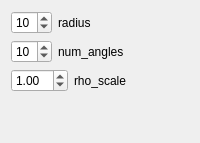
            <widget class="QWidget" name="tab_7">
             <attribute name="title">
              <string>LogPolarImagesOptions</string>
             </attribute>
             <layout class="QVBoxLayout" name="verticalLayout_19">
              <item>
               <layout class="QHBoxLayout" name="horizontalLayout_52">
                <item>
                 <widget class="QSpinBox" name="radiusLogPolarImagesOptions">
                  <property name="value">
                   <number>10</number>
                  </property>
                 </widget>
                </item>
                <item>
                 <widget class="QLabel" name="label_52">
                  <property name="text">
                   <string>radius</string>
                  </property>
                 </widget>
                </item>
                <item>
                 <spacer name="horizontalSpacer_52">
                  <property name="orientation">
                   <enum>Qt::Horizontal</enum>
                  </property>
                  <property name="sizeHint" stdset="0">
                   <size>
                    <width>40</width>
                    <height>20</height>
                   </size>
                  </property>
                 </spacer>
                </item>
               </layout>
              </item>
              <item>
               <layout class="QHBoxLayout" name="horizontalLayout_53">
                <item>
                 <widget class="QSpinBox" name="num_angles">
                  <property name="value">
                   <number>10</number>
                  </property>
                 </widget>
                </item>
                <item>
                 <widget class="QLabel" name="label_53">
                  <property name="text">
                   <string>num_angles</string>
                  </property>
                 </widget>
                </item>
                <item>
                 <spacer name="horizontalSpacer_53">
                  <property name="orientation">
                   <enum>Qt::Horizontal</enum>
                  </property>
                  <property name="sizeHint" stdset="0">
                   <size>
                    <width>40</width>
                    <height>20</height>
                   </size>
                  </property>
                 </spacer>
                </item>
               </layout>
              </item>
              <item>
               <layout class="QHBoxLayout" name="horizontalLayout_54">
                <item>
                 <widget class="QDoubleSpinBox" name="rho_scale">
                  <property name="value">
                   <double>1.000000000000000</double>
                  </property>
                 </widget>
                </item>
                <item>
                 <widget class="QLabel" name="label_54">
                  <property name="text">
                   <string>rho_scale</string>
                  </property>
                 </widget>
                </item>
                <item>
                 <spacer name="horizontalSpacer_54">
                  <property name="orientation">
                   <enum>Qt::Horizontal</enum>
                  </property>
                  <property name="sizeHint" stdset="0">
                   <size>
                    <width>40</width>
                    <height>20</height>
                   </size>
                  </property>
                 </spacer>
                </item>
               </layout>
              </item>
              <item>
               <spacer name="verticalSpacer_18">
                <property name="orientation">
                 <enum>Qt::Vertical</enum>
                </property>
                <property name="sizeHint" stdset="0">
                 <size>
                  <width>20</width>
                  <height>40</height>
                 </size>
                </property>
               </spacer>
              </item>
             </layout>
            </widget>
